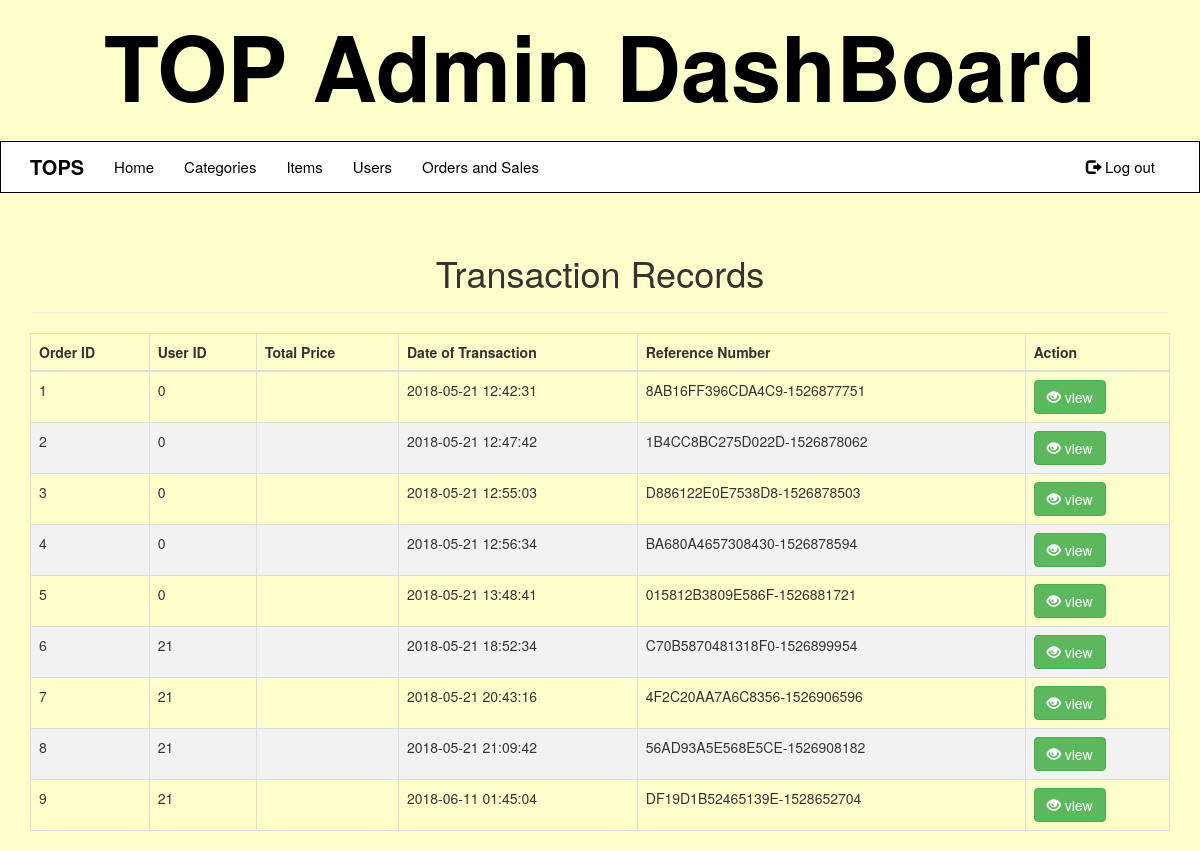
The page /salesNorders.php (signed in) on the database its author committed.
### tables this page shows
CREATE TABLE `transaction_order` (
  `id` int(11) NOT NULL,
  `user_id` int(11) NOT NULL,
  `transaction_date` varchar(255) NOT NULL,
  `reference_number` varchar(255) NOT NULL
);

### salesNorders.php (the view, shortened to what this page needs)
<?php
include "navbar.php";
?>
  <div class="container">
    <h1 style="text-align: center;">Transaction Records</h1>
    <hr>
    <?php
    include 'db_config.php';
    $sql = "SELECT * FROM transaction_order";
    $result = mysqli_query($conn, $sql);
    echo "<table class='table table-bordered'>
        <thead>
          <tr>
            <th>Order ID</th>
            <th>User ID</th>
            <th>Total Price</th>
            <th>Date of Transaction</th>
            <th>Reference Number</th>
            <th>Action</th>
          </tr>
        </thead>
        <tbody>";
    if(mysqli_num_rows($result) > 0 ){
      $counter = 0;
      while ($row = mysqli_fetch_assoc($result)) {
        $counter = $counter+1;
        echo "<tr>";
          echo "<td>".$counter."</td>";
          echo "<td>" . $row["user_id"] . "</td>";
          echo "<td>" . $row["total_price"] . "</td>";
          echo "<td>" . $row["transaction_date"] . "</td>";
          echo "<td>" . $row["reference_number"] . "</td>";
          echo "<td><a href='admin_userorder.php?reference_number=$row[reference_number]' class='btn btn-success btn-md' role='button'><i class='glyphicon glyphicon-eye-open'></i>&nbsp;view</a></td>";
        echo "</tr>";
      }
    } else {
      echo "No Records Found";
    }
      echo "</tbody></table>";
    ?>
  </div>

### trial/css/style.css (style rules this page uses)
body { background: #ffffcc; }
html, body, .carousel, .carousel-inner, .carousel-inner .item { height: 100%; }
table { border-collapse: collapse; width: 100%; }
th, td { text-align: left; padding: 8px; }
tr:nth-child(even) { background-color: #f2f2f2 }

### rows shown on the page
transaction_order: user "0", transaction_date "2018-05-21 12:42:31", reference_number "8AB16FF396CDA4C9-1526877751"
transaction_order: user "0", transaction_date "2018-05-21 12:47:42", reference_number "1B4CC8BC275D022D-1526878062"
transaction_order: user "0", transaction_date "2018-05-21 12:55:03", reference_number "D886122E0E7538D8-1526878503"
transaction_order: user "0", transaction_date "2018-05-21 12:56:34", reference_number "BA680A4657308430-1526878594"
transaction_order: user "0", transaction_date "2018-05-21 13:48:41", reference_number "015812B3809E586F-1526881721"
transaction_order: user "21", transaction_date "2018-05-21 18:52:34", reference_number "C70B5870481318F0-1526899954"
transaction_order: user "21", transaction_date "2018-05-21 20:43:16", reference_number "4F2C20AA7A6C8356-1526906596"
transaction_order: user "21", transaction_date "2018-05-21 21:09:42", reference_number "56AD93A5E568E5CE-1526908182"
transaction_order: user "21", transaction_date "2018-06-11 01:45:04", reference_number "DF19D1B52465139E-1528652704"
